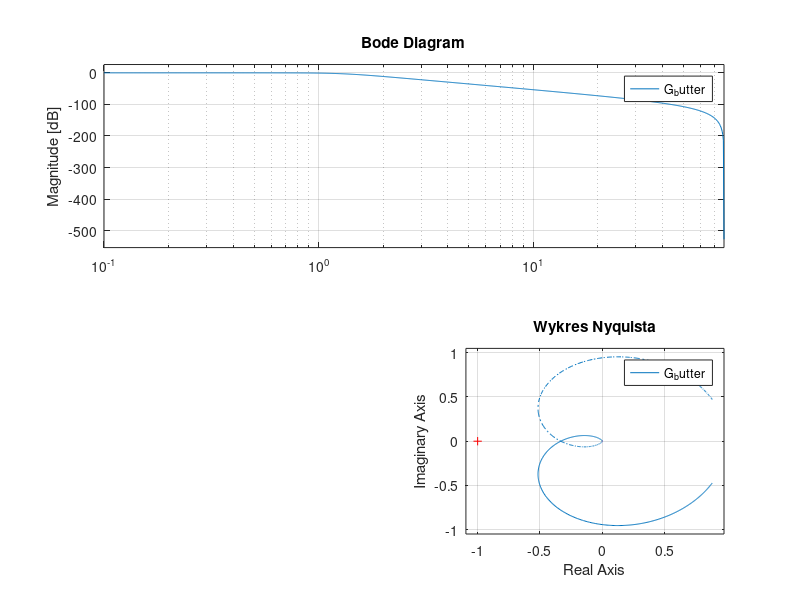

MATLAB code to generate this figure:
%%%%%%% plik butterworth.m %%%%%%%
clc
clear all
 
fp= 24.6
Tp = 1/fp
 
z = tf('z', Tp);
 
G_butter = (1.75099E-05*z^0 +   5.25298E-05*z^-1    +   5.25298E-05*z^-2    +   1.75099E-05*z^-3) / (1*z^0  +   -2.894321211*z^-1   +  2.79415278*z^-2 +   -0.89969149*z^-3);
G_butter.Variable = 'z^-1'
 
 
figure(1)
subplot(2,2,1)
step(G_butter)
title('Odpowiedz na wyuszenie skokowe')
 
subplot(2,2,2)
impulse(G_butter)
title('Odpowiedz na wyuszenie impulsowe')
 
subplot(2,2,3)
bode(G_butter)
title('Charakterystyka Amplitudowo - fazowa')
 
subplot(2,2,4)
 
nyquist(G_butter)
title('Wykres Nyquista')
